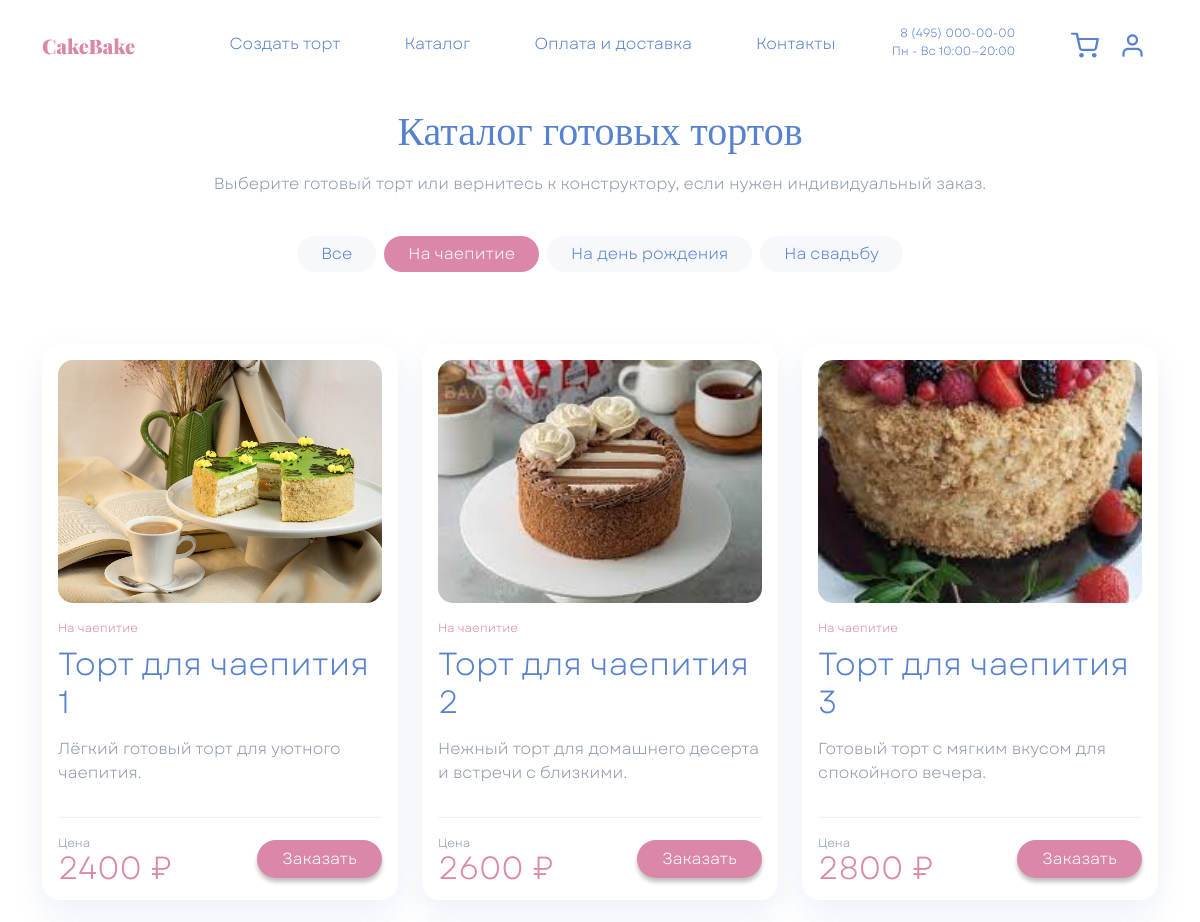
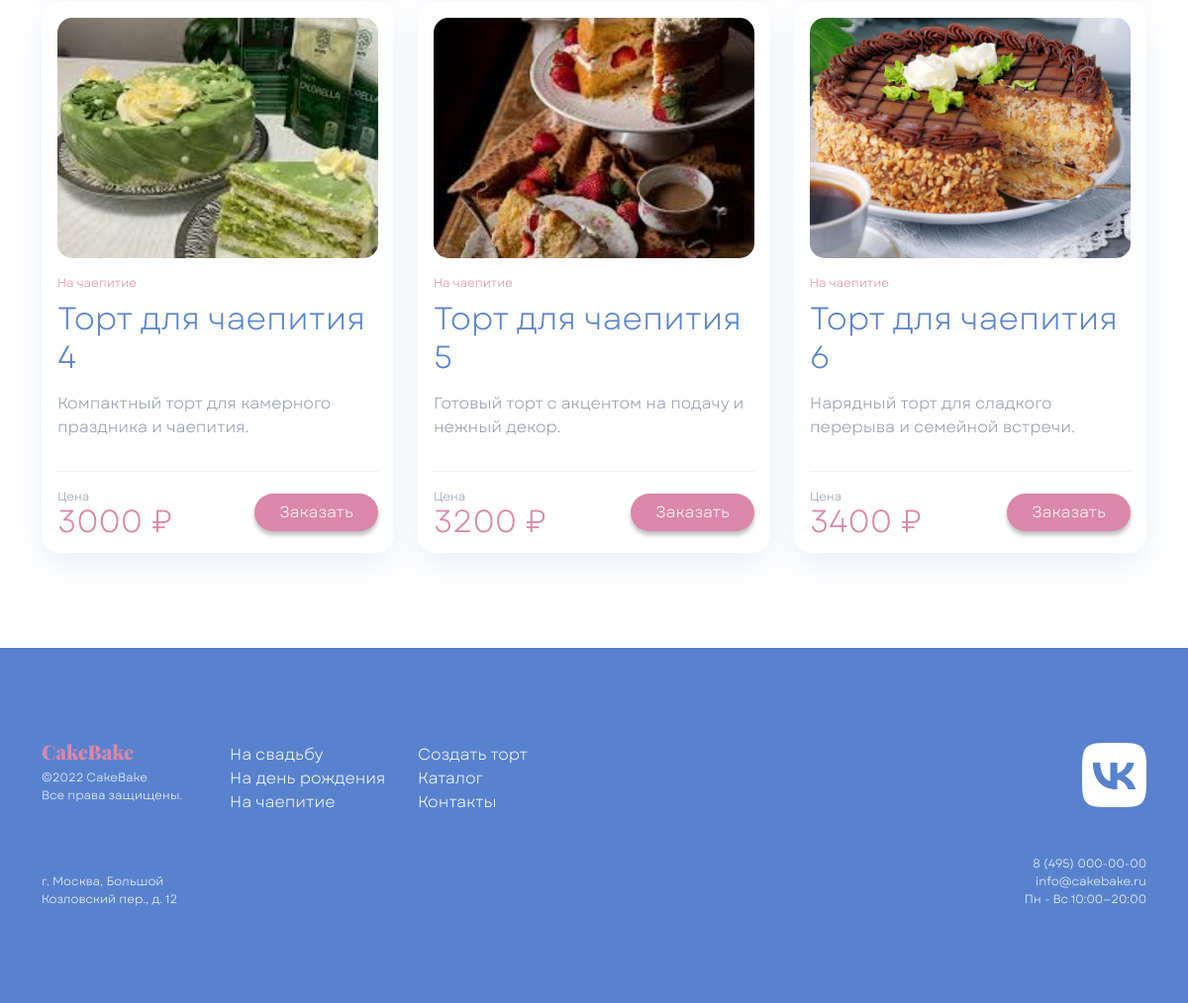
The page /catalog/?occasion=tea on the database its author committed (2 pictures, top to bottom).
### catalog/models.py (models this page shows, shortened)
class CatalogCake(models.Model):
    name = models.CharField(
        max_length=150,
        verbose_name="Название",
    )
    slug = models.SlugField(
        max_length=160,
        unique=True,
        verbose_name="URL-имя",
    )
    occasion = models.CharField(
        max_length=100,
        blank=True,
        verbose_name="Повод",
    )
    description = models.TextField(
        blank=True,
        verbose_name="Описание",
    )
    image = models.ImageField(
        upload_to="catalog/cakes/",
        blank=True,
        verbose_name="Изображение",
    )
    base_price = models.PositiveIntegerField(
        verbose_name="Базовая цена",
    )
    is_active = models.BooleanField(
        default=True,
        verbose_name="Активен",
    )
    sort_order = models.PositiveSmallIntegerField(
        default=0,
        verbose_name="Порядок сортировки",
    )
    created_at = models.DateTimeField(
        auto_now_add=True,
        verbose_name="Создан",
    )
    updated_at = models.DateTimeField(
        auto_now=True,
        verbose_name="Обновлён",
    )
    class Meta:
        verbose_name = "Торт из каталога"
        verbose_name_plural = "Торты из каталога"
        ordering = ("sort_order", "id")

### catalog/views.py (the view)
# urls.py: path("", catalog_list, name="list"),
def catalog_list(request):
    selected_occasion = request.GET.get("occasion", "").strip()
    cakes = CatalogCake.objects.filter(is_active=True)
    if selected_occasion in OCCASION_LABELS:
        cakes = cakes.filter(occasion=selected_occasion)
    else:
        selected_occasion = ""
    cakes = list(cakes)
    for cake in cakes:
        cake.occasion_label = OCCASION_LABELS.get(cake.occasion, "Готовый торт")
    context = {
        "cakes": cakes,
        "selected_occasion": selected_occasion,
        "occasion_labels": OCCASION_LABELS,
    }
    return render(request, "catalog.html", context)

### templates/catalog.html (shortened to what this page needs)
{% extends 'base.html' %}
{% load static %}
{% block content %}
<div class="container mt-header mb-5">
    <section class="row pt-4">
        <div class="col-12 text-center">
            <h1 class="font_Gogh fs_40 cake_blue">Каталог готовых тортов</h1>
            <p class="cake_grey mt-3">Выберите готовый торт или вернитесь к конструктору, если нужен индивидуальный заказ.</p>
        </div>
    </section>
    <section class="row mt-4">
        <div class="col-12 d-flex justify-content-center flex-wrap gap-2">
            <a href="{% url 'catalog:list' %}" class="btn rounded-pill px-4 catalog__filter {% if not selected_occasion %}cake__bg_pink text-white{% else %}catalog__filter_inactive cake_blue{% endif %}">
                Все
            </a>
            {% for occasion_key, occasion_label in occasion_labels.items %}
            <a href="{% url 'catalog:list' %}?occasion={{ occasion_key }}" class="btn rounded-pill px-4 catalog__filter {% if selected_occasion == occasion_key %}cake__bg_pink text-white{% else %}catalog__filter_inactive cake_blue{% endif %}">
                {{ occasion_label }}
            </a>
            {% endfor %}
        </div>
    </section>
    <section class="row mt-5 g-4">
        {% for cake in cakes %}
        <div class="col-12 col-md-6 col-xl-4">
            <article class="catalog__card h-100 p-3 d-flex flex-column">
                <div class="catalog__image_wrap">
                    {% if cake.image %}
                    <img src="{{ cake.image.url }}" alt="{{ cake.name }}" class="catalog__image">
                    {% else %}
                    <img src="{% static 'img/Cake.png' %}" alt="{{ cake.name }}" class="catalog__image">
                    {% endif %}
                </div>
                <div class="pt-3 d-flex flex-column flex-grow-1">
                    <span class="cake_pink fs_12">{{ cake.occasion_label }}</span>
                    <h2 class="cake_blue mt-2">{{ cake.name }}</h2>
                    <p class="cake_grey flex-grow-1 mt-2 mb-3">{{ cake.description|default:"Готовый торт для заказа с витрины." }}</p>
                </div>
                <div class="catalog__footer d-flex justify-content-between align-items-center gap-3 mt-3">
                    <div class="d-flex flex-column">
                        <span class="cake_grey fs_12">Цена</span>
                        <span class="catalog__price cake_pink">{{ cake.base_price }} ₽</span>
                    </div>
                    <a href="{% url 'core:index' %}?catalog_cake={{ cake.slug }}#step4" class="btn text-white rounded-pill px-4 shadow-none cake__button cake__bg_pink catalog__order_button">
                        Заказать
                    </a>
                </div>
            </article>
        </div>
        {% empty %}
        <div class="col-12 text-center">
            <p class="cake_grey">В этой категории пока нет тортов.</p>
        </div>
        {% endfor %}
    </section>
</div>
{% endblock %}

### static/css/Style.css (style rules this page uses)
.font_Gogh { font-family: Gogh; }
html { height: 100%; }
* { font-family: Garet, serif; font-size: 16px; font-weight: normal; }
body { background-color: white; min-height: 100%; display: grid; grid-template-rows: auto 1fr auto; }
.mt-header { margin-top: calc(58px + 1.6rem); }
.cake_pink { color: #DA87A9 !important; }
.cake__bg_pink { background-color: #DA87A9 !important; }
.cake_blue { color: #5882CD !important; }
.cake_grey { color: #8C99AA !important; }
.cake__button { box-shadow: 0 4px 4px rgba(0, 0, 0, 0.25) !important; border-radius: 15px; }
.fs_12 { font-size: 12px; }
.fs_40 { font-size: 40px; }
.catalog__card { border: none; border-radius: 18px; background-color: white; box-shadow: 0 12px 30px rgba(88, 130, 205, 0.12); min-height: 100%; }
.catalog__image_wrap { aspect-ratio: 4 / 3; overflow: hidden; border-radius: 15px; background-color: #F8FAFD; }
.catalog__image { width: 100%; height: 100%; object-fit: cover; display: block; }
.catalog__filter { border: none; box-shadow: none !important; }
.catalog__filter_inactive { background-color: #F6F8FC; }
.catalog__footer { border-top: 1px solid #EEF2F8; padding-top: 16px; }
.catalog__price { font-size: 32px; line-height: 1; }
.catalog__order_button { white-space: nowrap; }

### rows shown on the page
CatalogCake: image (picture), occasion_label "На чаепитие", name "Торт для чаепития 1", description "Лёгкий готовый торт для уютного чаепития.", base_price "2400"
CatalogCake: image (picture), occasion_label "На чаепитие", name "Торт для чаепития 2", description "Нежный торт для домашнего десерта и встречи с близкими.", base_price "2600"
CatalogCake: image (picture), occasion_label "На чаепитие", name "Торт для чаепития 3", description "Готовый торт с мягким вкусом для спокойного вечера.", base_price "2800"
CatalogCake: image (picture), occasion_label "На чаепитие", name "Торт для чаепития 4", description "Компактный торт для камерного праздника и чаепития.", base_price "3000"
CatalogCake: image (picture), occasion_label "На чаепитие", name "Торт для чаепития 5", description "Готовый торт с акцентом на подачу и нежный декор.", base_price "3200"
CatalogCake: image (picture), occasion_label "На чаепитие", name "Торт для чаепития 6", description "Нарядный торт для сладкого перерыва и семейной встречи.", base_price "3400"

### other values the page prints
{{ occasion_label }} "На чаепитие" "На день рождения" "На свадьбу"
